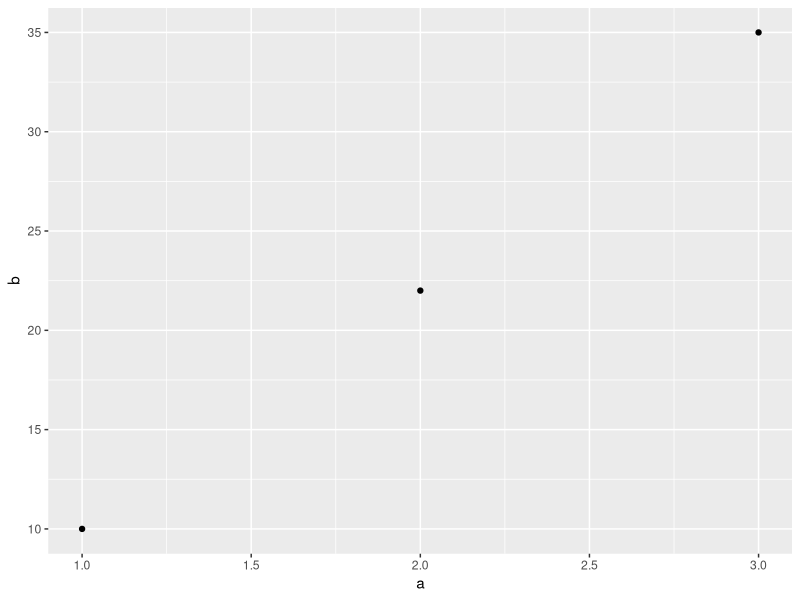

The R source for this figure: (Note: this script raises an error after producing the figure.)
## ---- chunk 1
knitr::opts_chunk$set(collapse = T, comment = "#>")
knitr::opts_knit$set(base.url = "../")
knitr::opts_chunk$set(fig.path = "figures/rmarkdown/")
library(tidyverse)
## ---- chunk 2
print("Hello, world!")
## ---- chunk 3
data <- tribble(~a, ~b, 1, 10, 2, 22, 3, 35)
data %>% ggplot() + geom_point(mapping = aes(x = a, y = b))
## ---- chunk 4
knitr::include_graphics("figures/rmarkdown/elder-sign.png")
